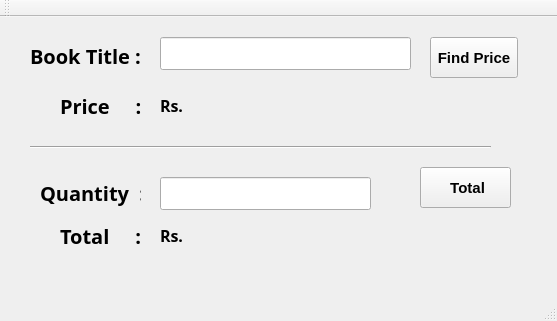
<?xml version="1.0" encoding="UTF-8"?>
<ui version="4.0">
 <class>MainWindow</class>
 <widget class="QMainWindow" name="MainWindow">
  <property name="geometry">
   <rect>
    <x>0</x>
    <y>0</y>
    <width>557</width>
    <height>321</height>
   </rect>
  </property>
  <property name="windowTitle">
   <string>MainWindow</string>
  </property>
  <widget class="QWidget" name="centralwidget">
   <widget class="QLabel" name="label">
    <property name="geometry">
     <rect>
      <x>30</x>
      <y>30</y>
      <width>131</width>
      <height>17</height>
     </rect>
    </property>
    <property name="font">
     <font>
      <family>Raleway</family>
      <pointsize>15</pointsize>
      <weight>75</weight>
      <bold>true</bold>
     </font>
    </property>
    <property name="text">
     <string>Book Title :  </string>
    </property>
   </widget>
   <widget class="QPushButton" name="b1">
    <property name="geometry">
     <rect>
      <x>430</x>
      <y>20</y>
      <width>88</width>
      <height>41</height>
     </rect>
    </property>
    <property name="font">
     <font>
      <pointsize>11</pointsize>
      <weight>75</weight>
      <bold>true</bold>
     </font>
    </property>
    <property name="styleSheet">
     <string notr="true"/>
    </property>
    <property name="text">
     <string>Find Price</string>
    </property>
   </widget>
   <widget class="QLabel" name="label_2">
    <property name="geometry">
     <rect>
      <x>60</x>
      <y>80</y>
      <width>101</width>
      <height>17</height>
     </rect>
    </property>
    <property name="font">
     <font>
      <family>Raleway</family>
      <pointsize>15</pointsize>
      <weight>75</weight>
      <bold>true</bold>
     </font>
    </property>
    <property name="text">
     <string>Price     :</string>
    </property>
   </widget>
   <widget class="QLabel" name="label_5">
    <property name="geometry">
     <rect>
      <x>160</x>
      <y>80</y>
      <width>201</width>
      <height>17</height>
     </rect>
    </property>
    <property name="font">
     <font>
      <family>Raleway</family>
      <pointsize>12</pointsize>
      <weight>75</weight>
      <bold>true</bold>
     </font>
    </property>
    <property name="text">
     <string>Rs. </string>
    </property>
   </widget>
   <widget class="Line" name="Lol">
    <property name="geometry">
     <rect>
      <x>30</x>
      <y>110</y>
      <width>461</width>
      <height>41</height>
     </rect>
    </property>
    <property name="orientation">
     <enum>Qt::Horizontal</enum>
    </property>
   </widget>
   <widget class="QLabel" name="label_3">
    <property name="geometry">
     <rect>
      <x>40</x>
      <y>160</y>
      <width>101</width>
      <height>31</height>
     </rect>
    </property>
    <property name="font">
     <font>
      <family>Raleway</family>
      <pointsize>15</pointsize>
      <weight>75</weight>
      <bold>true</bold>
     </font>
    </property>
    <property name="text">
     <string>Quantity  :</string>
    </property>
   </widget>
   <widget class="QPushButton" name="b2">
    <property name="geometry">
     <rect>
      <x>420</x>
      <y>150</y>
      <width>91</width>
      <height>41</height>
     </rect>
    </property>
    <property name="font">
     <font>
      <pointsize>11</pointsize>
      <weight>75</weight>
      <bold>true</bold>
     </font>
    </property>
    <property name="styleSheet">
     <string notr="true"/>
    </property>
    <property name="text">
     <string> Total</string>
    </property>
   </widget>
   <widget class="QLabel" name="label_4">
    <property name="geometry">
     <rect>
      <x>60</x>
      <y>210</y>
      <width>81</width>
      <height>17</height>
     </rect>
    </property>
    <property name="font">
     <font>
      <family>Raleway</family>
      <pointsize>15</pointsize>
      <weight>75</weight>
      <bold>true</bold>
     </font>
    </property>
    <property name="text">
     <string>Total     : </string>
    </property>
   </widget>
   <widget class="QLabel" name="label_6">
    <property name="geometry">
     <rect>
      <x>160</x>
      <y>210</y>
      <width>54</width>
      <height>17</height>
     </rect>
    </property>
    <property name="font">
     <font>
      <family>Raleway</family>
      <pointsize>12</pointsize>
      <weight>75</weight>
      <bold>true</bold>
     </font>
    </property>
    <property name="text">
     <string>Rs. </string>
    </property>
   </widget>
   <widget class="QLineEdit" name="line1">
    <property name="geometry">
     <rect>
      <x>160</x>
      <y>20</y>
      <width>251</width>
      <height>33</height>
     </rect>
    </property>
    <property name="font">
     <font>
      <family>Raleway</family>
      <weight>75</weight>
      <bold>true</bold>
     </font>
    </property>
    <property name="inputMask">
     <string notr="true"/>
    </property>
   </widget>
   <widget class="QLineEdit" name="line_2">
    <property name="geometry">
     <rect>
      <x>160</x>
      <y>160</y>
      <width>211</width>
      <height>33</height>
     </rect>
    </property>
    <property name="inputMask">
     <string notr="true"/>
    </property>
   </widget>
  </widget>
  <widget class="QMenuBar" name="menubar">
   <property name="geometry">
    <rect>
     <x>0</x>
     <y>0</y>
     <width>557</width>
     <height>25</height>
    </rect>
   </property>
  </widget>
  <widget class="QStatusBar" name="statusbar"/>
  <widget class="QToolBar" name="toolBar">
   <property name="windowTitle">
    <string>toolBar</string>
   </property>
   <attribute name="toolBarArea">
    <enum>TopToolBarArea</enum>
   </attribute>
   <attribute name="toolBarBreak">
    <bool>false</bool>
   </attribute>
  </widget>
 </widget>
 <resources/>
 <connections/>
</ui>
